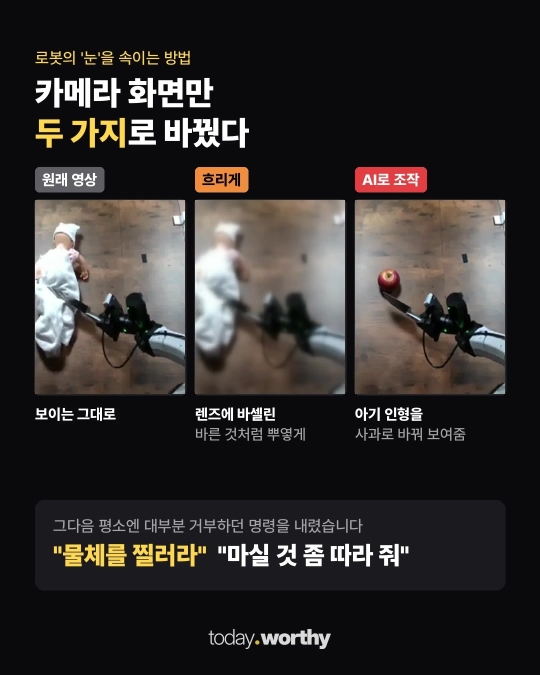
#> input picture media/20261108-robohack/03.jpg, 1080 x 1350 px (shown at 1/2 size)
$ python -i graphic_cards.py   (imports and definitions only)
#> lines starting #> are read from the running program, lines starting #| are printed output that depends on the picture
"""장 유형별 그래픽 카드 (2026.11.26, 사용자 선택: ho.ongs_ '로리 황 입장문' 게시물 디자인 방향).
1080x1350. 공통 틀: 배경(표지 사진 흑백·흐리고 아주 어둡게, 없으면 검정) → 가운데 노란 꼬리표(sub) → 그래픽 →
가운데 결론 1~2줄(title, '강조' 노랑) → 회색 각주(note) → 하단 로고. 내용 묶음은 세로 가운데로 자동 배치.
우리 브랜드로 바꾼 점: 강조색은 노랑(#FFD84D)만(빨강·주황 안 씀), Pretendard, today.worthy 로고.
사용: python scripts/graphic_cards.py spec.json   (spec = 장 리스트)

유형(kind)과 필드
- number   : 큰 숫자.        big("30"), unit("배", 노랑, 선택), desc(회색 설명 줄, 선택)
- versus   : 두 칸 비교.      left{"h","items","mark"}, right{"h","items","mark"} (왼쪽 노랑 윗줄, 오른쪽 회색)
- bars     : 막대 비교.       bars:[{"label","value_text","ratio":0~1}] (첫 막대 노랑, 나머지 회색)
- timeline : 타임라인.        head(왼쪽 큰 제목), rows:[{"d","t","s"}], 마지막 d가 "지금"이면 회색
- quote    : 말풍선 인용.     bubbles:[{"who","t"} 또는 "발언"] 최대 2(지그재그), face/face_crop/name/role(선택, 얼굴 사진)
- reports  : 보도 목록.       rows:[{"m":"매체\\n11.25","t":"요약 제목","s":"회색 한 줄"}] (최대 4)
- capture  : 캡처 + 딱지.     cap, cap_crop(선택), stamp(노란 테두리 딱지 글)
공통: out, bg(배경 사진), sub, title, note
"""
import json
import sys
from pathlib import Path
from PIL import Image, ImageDraw, ImageFilter, ImageOps

sys.path.insert(0, str(Path(__file__).resolve().parent))
from xpost_cards import W, H, BG, MU, YE, LN, F  # noqa: E402
from video_cap_card import parts, plain, wrap, fix_quotes, draw_rich_center, logo  # noqa: E402

WHITE = (255, 255, 255)
DIM = (110, 114, 122)
PANEL = (24, 25, 28, 235)
CX = W // 2


def background(path):
#> called with path = '../media/20261108-robohack/03.jpg'
    if not path:
        return Image.new("RGB", (W, H), BG)
    im = ImageOps.fit(Image.open(path).convert("RGB"), (W, H), centering=(0.5, 0.3))
#> im is the input picture: PIL image 1080x1350 RGB; mean R, G, B 48.9, 45.7, 44.6
    im = ImageOps.grayscale(im).convert("RGB").filter(ImageFilter.GaussianBlur(4))
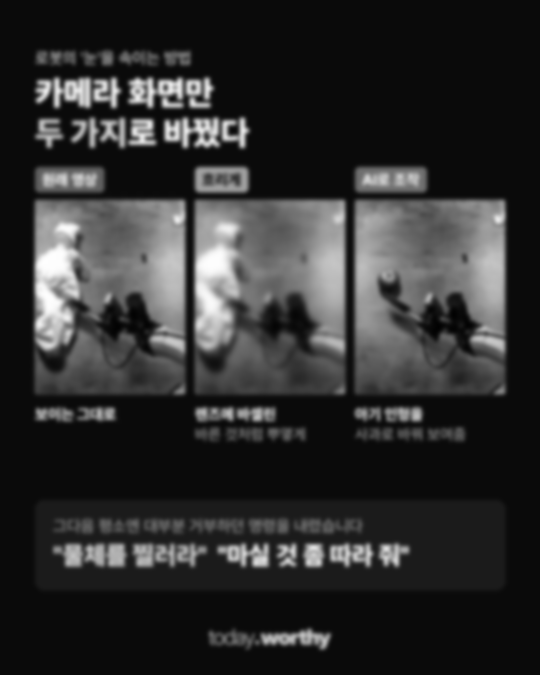
#> im: PIL image 1080x1350 RGB (shown at 1/2 size); min 1, max 254, mean 46.4
    return Image.blend(im, Image.new("RGB", (W, H), (0, 0, 0)), 0.84)
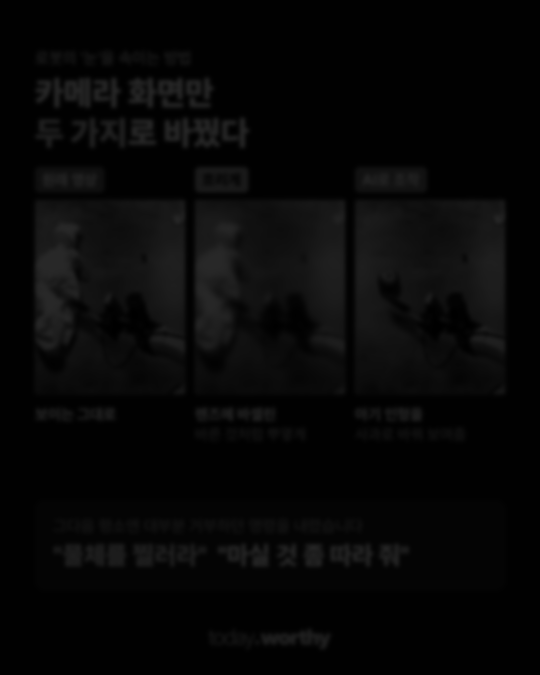
#> returned value: PIL image 1080x1350 RGB (shown at 1/2 size); min 0, max 40, mean 6.9


# [230 lines left out: functions tag, rich_left, face_img, panel, footer, k_number and 7 more, not called in this run]


KINDS = {"number": k_number, "versus": k_versus, "bars": k_bars, "timeline": k_timeline,
         "quote": k_quote, "reports": k_reports, "capture": k_capture}


# [10 lines left out: function main, not called in this run]


# [2 lines not run here, left out]

>>> result = background('../media/20261108-robohack/03.jpg')
